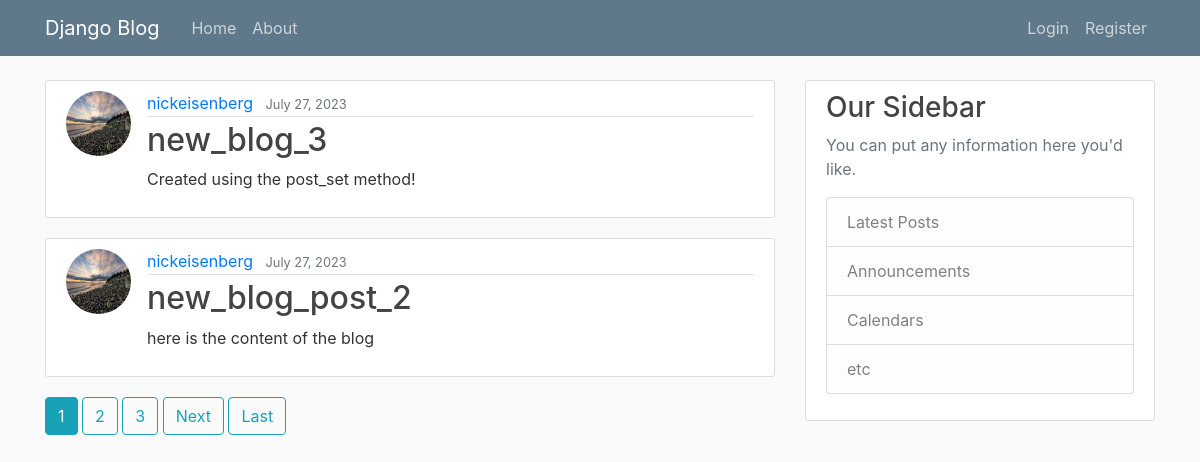
/, run on an earlier commit of the app's database.
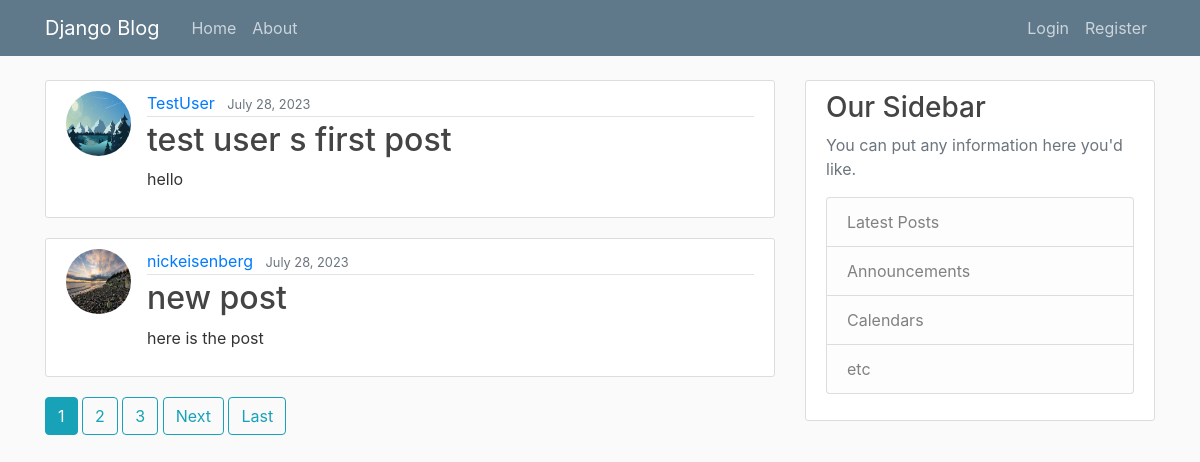
And on a later commit of the database.
### blog/models.py (models this page shows, shortened)
class Post(models.Model):
    title = models.CharField(max_length=100)
    content = models.TextField()
    date_posted = models.DateTimeField(default=timezone.now)
    author = models.ForeignKey(User, on_delete=models.CASCADE)

### users/models.py (models this page shows, shortened)
class Profile(models.Model):
    user = models.OneToOneField(
        User, on_delete=models.CASCADE
    )
    image = models.ImageField(
        default='default.jpg', upload_to='profile_pics'
    )

### blog/views.py (the view)
# urls.py: path('', PostListView.as_view(), name='blog-home'),
class PostListView(ListView):
    model = Post
    template_name = 'blog/home.html'
    context_object_name = 'posts'
    ordering = ['-date_posted']
    paginate_by = 2

### blog/templates/blog/home.html (shortened to what this page needs)
{% extends 'blog/base.html' %}
{% block content %}
  {% for post in posts %}
    <article class="media content-section">
      <img class="rounded-circle article-img" src="{{ post.author.profile.image.url }}">
      <div class="media-body">
        <div class="article-metadata">
          <a class="mr-2" href="#">{{ post.author }}</a>
          <small class="text-muted">{{ post.date_posted|date:"F d, Y" }}</small>
        </div>
        <h2><a class="article-title" href="{% url 'post-detail' post.id %}">{{ post.title }}</a></h2>
        <p class="article-content">{{ post.content }}</p>
      </div>
    </article>
  {% endfor %}
  {% if is_paginated %}
    {% for num in page_obj.paginator.page_range %}
      {% if page_obj.number == num %}
        <a class="btn btn-info mb-4" href="?page={{ num }}">{{ num }}</a>
      {% elif num > page_obj.number|add:'-3' and num < page_obj.number|add:'3' %}
        <a class="btn btn-outline-info mb-4" href="?page={{ num }}">{{ num }}</a>
      {% endif %}
    {% endfor %}
    {% if page_obj.has_next %}
    <a class="btn btn-outline-info mb-4" href="?page={{ page_obj.next_page_number}}">Next</a>
      <a class="btn btn-outline-info mb-4" href="?page={{ page_obj.paginator.num_pages }}">Last</a>
    {% endif %}
  {% endif %}
{% endblock content %}

What changed in the data, as far as the page shows it:
no longer on this page (row unchanged): Post: author.profile.image (picture), author "nickeisenberg", date_posted "July 27, 2023", title "new_blog_3", content "Created using the post_set method!"
no longer on this page (row unchanged): Post: author.profile.image (picture), author "nickeisenberg", date_posted "July 27, 2023", title "new_blog_post_2", content "here is the content of the blog"
added Post: author.profile.image (placeholder picture), author "TestUser", date_posted "July 28, 2023", title "test user s first post", content "hello"
added Post: author.profile.image (picture), author "nickeisenberg", date_posted "July 28, 2023", title "new post", content "here is the post"
